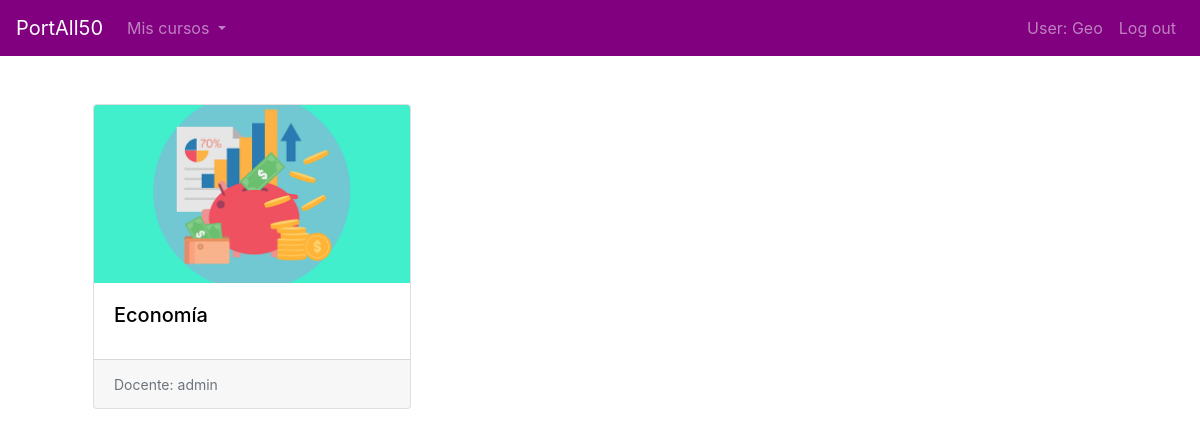
The app's page /portall (signed in), older data.
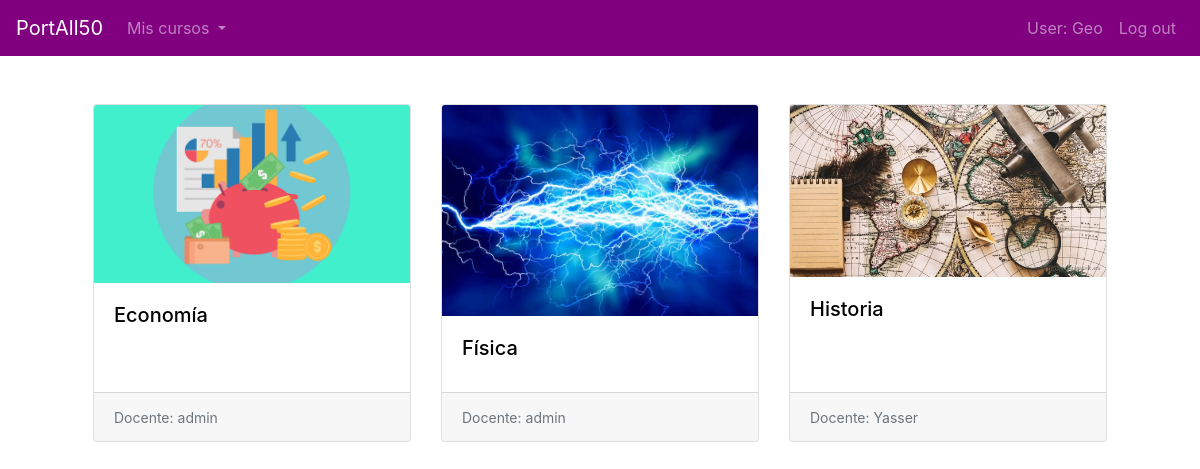
The same page, newer data.
### PortAll50/models.py (models this page shows, shortened)
class Curso(models.Model):
    nombre_curso = models.CharField(max_length=60)
    cuentas = models.ManyToManyField(User, related_name="cursos_inscritos", null=True) #identifica participantes
    propietario = models.ForeignKey(User, on_delete=CASCADE, related_name="cursos_creados")
    imagen = models.ImageField(upload_to='cursos/', null = True) #investigar upload_to
    class Meta:
        verbose_name_plural = "Curso"

### PortAll50/views.py (the view)
# urls.py: path("portall", views.portall, name="portall"),
def portall(request):
    usuario = request.user
    cursos = Curso.objects.filter(cuentas=usuario)
    context = {
        "cursos": cursos,
        "usuario": Cuenta.objects.get(username=usuario)
    }
    return render(request, "portall50/portall.html", context)

### PortAll50/templates/portall50/portall.html (shortened to what this page needs)
{% extends 'base.html' %}
{% load bootstrap4 %}
{% load static %}
{% block main %}
    <div class="container">
        <div class="row row-cols-1 row-cols-md-3">
            {% for curso in cursos %}
                <div class="col mb-4">
                    <div class="card h-100">
                    <img src="{{curso.imagen.url}}" class="card-img-top" alt="...">
                    <div class="card-body">
                        <a style="color: black;" href="{% url 'curso' curso.id %}"><h5 class="card-title" style="color: black;">{{curso.nombre_curso}}</5></a>
                    </div>
                    <div class="card-footer">
                        <small class="text-muted">Docente: {{curso.propietario}}</small>
                        </div>
                    </div>
                </div>
            {% endfor %}
        </div>
    </div>
{% endblock %}

Row changes from the older to the newer data that the page shows:
added Curso: imagen (picture), nombre_curso "Física", propietario "admin"
added Curso: imagen (picture), nombre_curso "Historia", propietario "Yasser"
